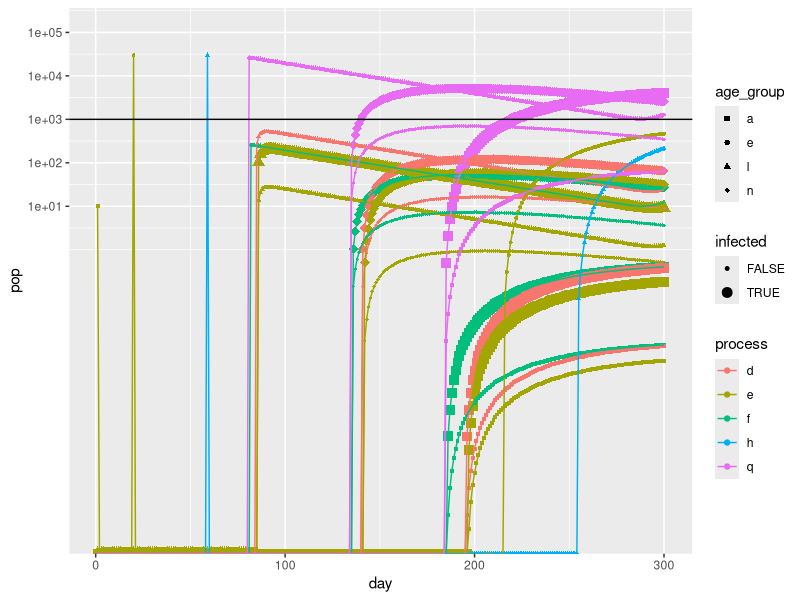

Here is the R script that generated this plot:
## Ixodes population dynamics model
## Dave Allen and Myles Stokowski

library(tidyverse)

# 00
# read inputs 
#host_community <- read_csv('inputs/host_community.csv')
weather <- read_csv('inputs/weather.csv')
# constant temperature for testing
weather <- tibble(tmean = seq(from = 20, to = 20, length.out = 1000), j_day = seq(from = 1, to = 1000))
host_comm <- tibble(
  j_day = rep(1:1000, each=3), 
  host_spp = rep(c('mouse', 'squirrel', 'deer'), 1000), 
  host_den = rep(c(40, 8, 0.25), 1000)) %>% 
  arrange(j_day, host_spp)

# option to run on simple inputs for testing
simple <- FALSE

if (simple) {
  tick_params <- read_csv('inputs/tick_parameters_simple_stable_delay2.csv') # %>% arrange(host_spp)
  tick_funs <- read_csv('inputs/tick_functions_simple_delay.csv')
  life_stages <- read_csv('inputs/tick_stages_simple.csv')[[1]]
} else {
  tick_params <- read_csv('inputs/tick_parameters.csv') %>% 
    arrange(host_spp) # so parameters are in same host_spp order for pairwise vector calculations
  tick_funs <- read_csv('inputs/tick_functions.csv')
  life_stages <- read_csv('inputs/tick_stages.csv')[[1]]
}

# set initial population
initial_population <- runif(length(life_stages), 0, 0)
names(initial_population) <- life_stages
initial_population['eua'] <- 10 # start with only one cohort (adults)


# hard code in some values as placeholders until we have nicely formatted inputs
n_host_spp <- 3 # mouse, squirrel, deer
host_spp <- c('mouse', 'squirrel', 'deer')
host_den <- c(40, 8, 0.25)
l_pref <- c(1, 0.75, 0.25)
n_pref <- c(1, 1, 0.25)
a_pref <- c(0, 0, 1)
l_feed_success <- c(0.49, 0.17, 0.49)
n_feed_success <- c(0.49, 0.17, 0.49)
a_feed_success <- c(0, 0, 0.49)
host_rc <- c(0.92, 0.147, 0.046)

# At each time step, how many time steps should we look into the future to see if any
# ticks emerge from a time delay? This value is a somewhat arbitrarily high constant.
max_delay <- 300


# 01 functions to grab the predictors that determine the transition probabiltiies at a given time

# extract temperature from input data at time time 
get_temp <- function(time) {
  weather %>%
    filter(j_day %in% time) %>%
    pull(tmean)
}

# extract vapour-pressure deficit from input data at time time 
get_vpd <- function(time) {
  weather %>% 
    filter(j_day %in% time) %>%
    pull(vpdmean)
} 

get_host_den <- function(time) {
  host_comm %>%
    filter(j_day %in% time) %>%
    pull(host_den)
}

# Return a vector of a predictor at time time. The vector's length is based on whether the transition is_delay.
get_pred <- function(time, pred, is_delay) {
  
  # if is_delay, we want a long vector so the cumsum will reach 1
  # otherwise, we want a vector of length 1
  if (is_delay) {time <- time:(time + max_delay)}
  
  if (is.na(pred)) {
    return(NULL)
  } else if (pred == "temp") {
    return(get_temp(time))
  } else if (pred == "vpd") {
    return(get_vpd(time))
  } else if (pred == "host_den") {
    return(get_host_den(time))
  } else {
    print("error: couldn't match pred")
  }
}

# vector subset: return a subset of named vector v where the names are in sub_names
v_sub <- function(v, sub_names) subset(v, names(v) %in% sub_names)

# 02 functional forms for transition probabilities

expo_fun <- function(x, y, p) ifelse(x>0,p['a']*x^p['b'],0)
briere_fun <- function(x, y, p) ifelse(x>p['tmin'] & x<p['tmax'],p['q']*x*(x-p['tmin'])*sqrt(p['tmax']-x),0) # https://doi.org/10.7554/eLife.58511
constant_fun <- function(x, y, p) p['a'] 
binomial_fun <- function(x, y, p) 1-(1-p['a'])^x

# engorge_uninfected_fun <- function(x, y, p) sum((1 - v_sub(p, 'host_rc')) * (v_sub(p, 'feed_success') * ((x * v_sub(p, 'pref')) / sum(x * v_sub(p, 'pref'))))) # x is host_den
# engorge_infect_fun <- function(x, y, p) sum(abs(ifelse(p['infect'], 0, 1) - v_sub(p, 'host_rc')) * 
#                                               (v_sub(p, 'feed_success') * ((x * v_sub(p, 'pref')) / sum(x * v_sub(p, 'pref'))))) 

feed_fun <- function(x, y, p) {
  binomial_fun(
    x = sum(x * v_sub(p, 'pref')),
    y = NULL,
    p = p
  )}

engorge_fun <- function(x, y, p) sum(ifelse(rep(p['from_infected'], n_host_spp), 1, abs(ifelse(p['to_infected'], 0, 1) - v_sub(p, 'host_rc'))) * 
                                       (v_sub(p, 'feed_success') * ((x * v_sub(p, 'pref')) / sum(x * v_sub(p, 'pref')))))


# x is the terms to be multiplied together in numerator, y is terms in denominator
# .33333333 is a (messy) way of dividing numerator by sum(.33 + .33 + .33) == 1
# probability_fun <- function(x, y = .3333333333333, p) sum(vec_prod(x))/sum(vec_prod(y)) 

# multiply a list of vectors of same length together using the * operator
# this allows us to use the * on an arbitrary numnber of vectors (rather than just 2)
# vec_prod <- function(vec_list, iter = c(1,1,1)) {
#   
#   if (length(vec_list) == 1) {
#     return(vec_list[[1]] * iter)
#   }
#   
#   vec_prod(vec_list[2:length(vec_list)], vec_list[[1]] * iter)
# }

# 03
# functions that calculate individual transition probabilities for advancing to consecutive life stage

# this generic function will pull out the functional form and parameters needed to make the transition function, 
# then evaluate it using supplied predictors (pred1, pred2) like temperature or some host community metric
get_transition_val <- function(which_from, which_to, pred1 = NULL, pred2 = NULL, functions = tick_funs, parameters = tick_params) {
  
  # this is problematic if we have multiple functions with the same from and to,
  # because it will always get() the first function 
  f <- functions %>%
    filter(from == which_from, to == which_to) %>%
    pull(transition_fun) %>%
    get()
  
  # I think parameter handling can still happen this way with multiple
  # functions with the same from and to, becuase parameters are selected by
  # name. Just CANNOT have parameters with same name for different functions
  # that with same from and to
  params <- parameters %>%
    filter(from == which_from, to == which_to) %>%
    pull(param_value)
  
  names(params) <- parameters %>%
    filter(from == which_from, to == which_to) %>%
    pull(param_name)
  
  # f(x = pred1, y = pred2, p = params, h = host_community) %>% unname()
  f(x = pred1, y = pred2, p = params) %>% unname()
}

# alternative approach that takes an entire transition row, which is a workaround for 
# having multiple rows with the same 'from' and 'to'
# transition_row: a row from the tick_funs tibble
get_transition_val2 <- function(time, transition_row, parameters = tick_params) {
  
  f <- transition_row[['transition_fun']] %>% get()
  
  params <- parameters %>%
    filter(from == transition_row[['from']], to == transition_row[['to']]) %>%
    pull(param_value)
  
  names(params) <- parameters %>%
    filter(from == transition_row[['from']], to == transition_row[['to']]) %>%
    pull(param_name)
  
  f(x = get_pred(time, transition_row[['pred1']], transition_row[['delay']]), 
    y = get_pred(time, transition_row[['pred2']], transition_row[['delay']]),
    p = params) %>% unname()
}

# 04
# at each step, we generate a new transition matrix whose transition probabilities
# are based on the input data (weather, host_community) at that time 
# Myles note: I think all the transitions we're handling this way are questing -> feeding
gen_trans_matrix <- function(time) {
  
  # get the parameters 
  #temp = get_temp(time)
  #vpd = get_vpd(time)
  
  # initialize the transition matrix with zeros
  n_life_stages <- length(life_stages)
  trans_matrix <- matrix(0, ncol = n_life_stages, nrow = n_life_stages, 
                         dimnames = list(life_stages, life_stages))
  
  transitions <- tick_funs %>% 
    filter(delay == 0,
           from %in% life_stages, # need until all tick_funs lines are to and from life stage names (or m)
           to %in% life_stages,  # exclude mortality
           is.na(todo))          
  
  mort <- tick_funs %>%
    filter(delay == 0, 
           from %in% life_stages,
           to == 'm',
           is.na(todo))
  

  if (nrow(transitions) > 0) {
    for (t in seq_len(nrow(transitions))) {
      from <- transitions[t,]$from
      to <- transitions[t,]$to
      # If there are multiple lines in the tick_funs input for a given transition, we take the product
      # of these probabilities. Currently, this applies to the questing to feeding transitions, which are 
      # the product of P(active questing) and P(host finding). Not sure if we want to implement something
      # similar for delay transition 
      trans_matrix[from, to] <- ifelse((trans_matrix[from, to] == 0), 1, trans_matrix[from, to]) * 
        get_transition_val2(time, transition_row = transitions[t,]) * transitions[t,]$fecundity
      
      # pretty printing of trans_matrix
      # print(ifelse(trans_matrix == 0, ".", trans_matrix %>% as.character() %>% substr(0, 4)), quote = FALSE)
    }
  }
  
  # just turning this off for now for the simple run
  if (!simple)
  {
    # TODO!!! these should be implemented as time delay
    # density dependent feeding success? Yikes, will need to track how many of each life stage on each host every day?????
    # for now ignore density dependent feeding success
    # Myles note: not sure how to implement time delay here. What's different here is that one class goes to multiple, 
    # and the transition probability is not only describing the chance of advancing to next stage, but also the 
    # relative number of feeding ticks that become either infected or uninfected.
    # Idea: maybe we have to split up the processes of becoming infected (interpret this is a probability) and 
    # becoming engorged (interpret this as a time delay) 
    
  
    #trans_matrix['fl', 'eul'] <- sum((1-host_rc) * (l_feed_success * ( (host_den * l_pref)/sum(host_den * l_pref))))
    # trans_matrix['fl', 'eul'] <- sum(vec_prod(list((1 - host_rc), l_feed_success, host_den, l_pref))) / sum(vec_prod(list(host_den, l_pref)))
    #trans_matrix['fl', 'eil'] <- sum(host_rc* (l_feed_success * ( (host_den * l_pref)/sum(host_den * l_pref))))
    #trans_matrix['fl', 'fl'] <- 1 - trans_matrix['fl', 'eul'] - trans_matrix['fl', 'eil'] - get_transition_val2(time, filter(tick_funs, from == 'fl', to == 'm'))
    
    
    # trans_matrix['fun', 'eun'] <- sum((1-host_rc) * (n_feed_success * ((host_den * n_pref)/sum(host_den * n_pref))))
    # trans_matrix['fun', 'ein'] <- sum(host_rc * (n_feed_success * ((host_den * n_pref)/sum(host_den * n_pref))))
    #trans_matrix['fun', 'fun'] <- 1 - trans_matrix['fun', 'eun'] - trans_matrix['fun', 'ein'] - get_transition_val2(time, filter(tick_funs, from == 'fun', to == 'm'))
    #trans_matrix['fin', 'ein'] <- sum(n_feed_success * ((host_den * n_pref)/sum(host_den * n_pref)))
    #trans_matrix['fin', 'fin'] <- 1 - trans_matrix['fin', 'ein'] - get_transition_val2(time, filter(tick_funs, from == 'fin', to == 'm'))
    
    # TODO should we do just reproductive adults, or split into eua/eia?
    # trans_matrix['fua', 'eua'] <- sum((1-host_rc) * (a_feed_success * ( (host_den * a_pref)/sum(host_den * a_pref))))
    # trans_matrix['fua', 'eia'] <- sum(host_rc* (a_feed_success * ( (host_den * a_pref)/sum(host_den * a_pref))))
    # trans_matrix['fua', 'fua'] <- 1 - trans_matrix['fua', 'eua'] - trans_matrix['fua', 'eia'] - get_transition_val2(time, filter(tick_funs, from == 'fua', to == 'm')
    # trans_matrix['fua', 'ra'] <- sum(a_feed_success * ((host_den * a_pref)/sum(host_den * a_pref)))
    # trans_matrix['fua', 'fua'] <- 1 - trans_matrix['fua', 'ra'] - get_transition_val2(time, filter(tick_funs, from == 'fua', to == 'm'))
    # trans_matrix['fia', 'eia'] <- sum(a_feed_success * ((host_den * a_pref)/sum(host_den * a_pref)))
    # trans_matrix['fia', 'fia'] <- 1 - trans_matrix['fia', 'eia'] - get_transition_val2(time, filter(tick_funs, from == 'fia', to == 'm'))
    # trans_matrix['fia', 'ra'] <- sum(a_feed_success * ((host_den * a_pref)/sum(host_den * a_pref)))
    # trans_matrix['fia', 'fia'] <- 1 - trans_matrix['fia', 'ra'] - get_transition_val2(time, filter(tick_funs, from == 'fia', to == 'm'))
  }
  
  if (nrow(mort) > 0) {
    for (m in seq_len(nrow(mort))) {
      from_val <- mort[m,]$from
      # TODO temporary fix: fecundity is a multi-element vector if there are multiple (non-mort) 
      # transitions for the same "from". I think these should be all have the same fecundity, 
      # for now we'll just assume that is true and use the first one
      fecundity <- transitions %>% filter(from == from_val, to != 'm') %>% pull(fecundity) %>% .[1]
      trans_matrix[from_val, from_val] <- fecundity - sum(trans_matrix[from_val,]) - get_transition_val2(time, mort[m,])
    }
  }
  
  return(trans_matrix)
}

# based on the current time, delay_mat and N (population matrix), return a delay_mat for the next time step
update_delay_mat <- function(time, delay_mat, N) {
  
  transitions <- tick_funs %>% filter(delay == 1,
                                      is.na(todo), 
                                      from %in% life_stages,
                                      to %in% life_stages)
                                      
  
  for (t in seq_len(nrow(transitions))) {
    from_val <- transitions[t,]$from
    to <- transitions[t,]$to
    
    pred1 <- get_pred(time, transitions[t,]$pred1, transitions[t,]$delay)
    pred2 <- get_pred(time, transitions[t,]$pred2, transitions[t,]$delay)
    
    # calculate transition
    val <- get_transition_val2(time, transitions[t,])
    
    # constant function returns a single value, 
    # we need a vector with many entries for the cumsum
    if (length(val) == 1) {
      # we add 1 for consistency with output vector length from non-constant fxns
      # which is determined by time:(time + max_delay) in get_pred()
      val <- rep(val, max_delay + 1) 
    } 
    
    days <- cumsum(val) > 1
    
    if (TRUE %in% days) {
      days_to_next <- min(which(days))
      # I think this is a fix if mortality is not constant
      if (length(pred1))
      {
        daily_survival <- 1 - get_transition_val(from_val, 'm', pred1[1:days_to_next], pred2[1:days_to_next])
        surv_to_next <- prod(daily_survival)
      } else {  
        surv_to_next <- (1 - get_transition_val2(time, filter(tick_funs, from == from_val, to == 'm'))) ^ days_to_next
      }
      delay_mat[to, time + days_to_next] <- delay_mat[to, time + days_to_next] + 
        N[from_val, time] * surv_to_next * transitions[t, 'fecundity'][[1]]
    }
  }
  return(delay_mat)
}

# 05 iteratively run model for steps iterations, starting with initial_population
run <- function(steps, initial_population) {
  
  # initialize a delay matrix of all zeros
  delay_mat <- matrix(nrow = length(life_stages), ncol = steps + max_delay, data = 0)
  rownames(delay_mat) <- life_stages
  
  # host community array, hard coding three tick life stages
  # this keeps track of the number of ticks of each life stage on the average host of each host spp on each day
  hc_array <- array(dim = c(3, n_host_spp, steps + max_delay), 
                    data = 0, 
                    dimnames = list(c('l','n','a'), host_spp, NULL)) 
  
  # intialize a population matrix with initial_population
  N <- matrix(nrow = length(life_stages), ncol = steps, data = 0)
  N[,1] <- initial_population 
  rownames(N) <- life_stages
  
  # at each time step:
  # (1) generate a new trans_matrix based on conditions at "time"
  # (2) update the delay_mat based on conditions at "time" 
  # (3) update the population matrix "N" for "time + 1"
  
  
  # at each time step
  for (time in 1:(steps - 1)) {
    
    # calculate transition probabilities
    trans_matrix <- gen_trans_matrix(time)
    
    # calculate the number of ticks entering delayed development
    delay_mat <- update_delay_mat(time, delay_mat, N)
    
    # calculate the number of ticks at the next time step, which is 
    # current population * transition probabilities + ticks emerging from delayed development
    N[, time + 1] <- N[, time] %*% trans_matrix + delay_mat[, time + 1]
  }
  
  # the population matrix N and delay_mat are local variables
  # we return them here after running "steps" times
  return(list(N, delay_mat))
}

# run the model and extract the output population matrix and delay_matrix
out <- run(steps=300, initial_population)
out_N <- out[[1]]
out_delay_mat <- out[[2]]

# inspect the outputs
# out_N[,1:50]
# out_delay_mat[,1:50]

# convert output population matrix to a friendly format for graphing
out_N_df <- out_N %>% t() %>% as.data.frame() %>% mutate(day = row_number()) %>% 
  pivot_longer(-c(day), names_to = 'stage', values_to = 'pop') %>%
  mutate(age_group = substr(stage, str_length(stage), str_length(stage)),
         sub_stage = substr(stage, 0, str_length(stage) - 1),
         process = substr(stage, 0, 1),
         infected = grepl("i", stage, fixed = TRUE))
  #filter(stage %in% c('ql', 'fl', 'hl'))

# graph population over time
ggplot(out_N_df, aes(x = day, y = pop, color = process, shape = age_group, group = stage)) + 
  geom_point(aes(size = infected)) + # , position = 'jitter') + 
  scale_size_manual(values = c(1, 3)) + 
  scale_shape_manual(values = c(15:18)) + 
  geom_line() + 
  #ylim(0,1e+05) + 
  #xlim(0, 350) + 
  scale_y_log10(limits = c(-1, 1e+05), breaks = c(10, 100, 1000, 10000, 100000)) + 
  geom_hline(yintercept = 1000)
